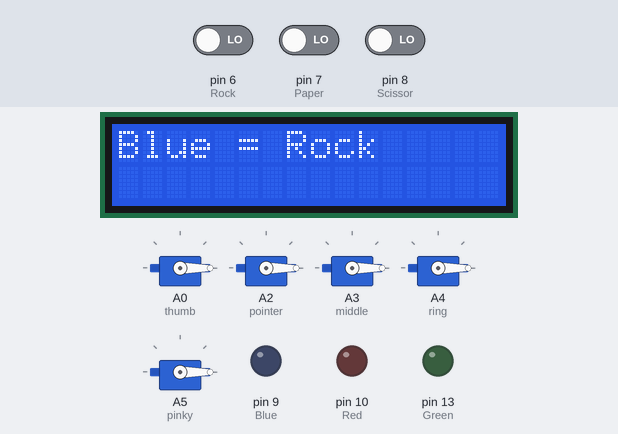
A sketch run on a simulated Arduino Uno, built with avr-gcc and run on an emulated ATmega328P. On the bench: 5 × servo, 16×2 character LCD, output pins drawn as LEDs (lit = HIGH). The test bench sets the inputs (shaded band); at power-on: pin 6 (Rock) LOW, pin 7 (Paper) LOW, pin 8 (Scissor) LOW. Random numbers use the default seed unless the sketch sets one.

Above: at 1.6 s.
At 7.2 s:
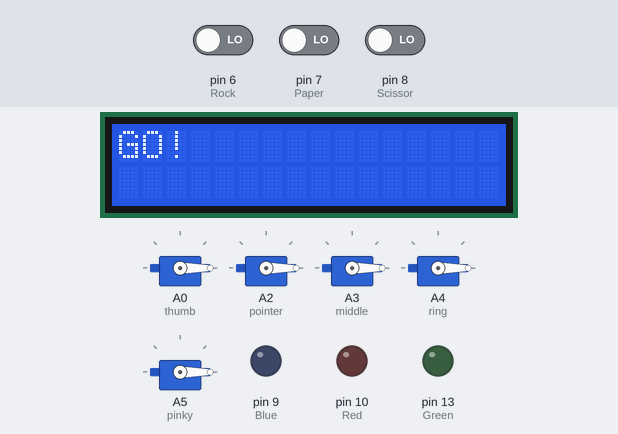
7.3 s: pin 6 (Rock) driven HIGH
At 8.1 s:
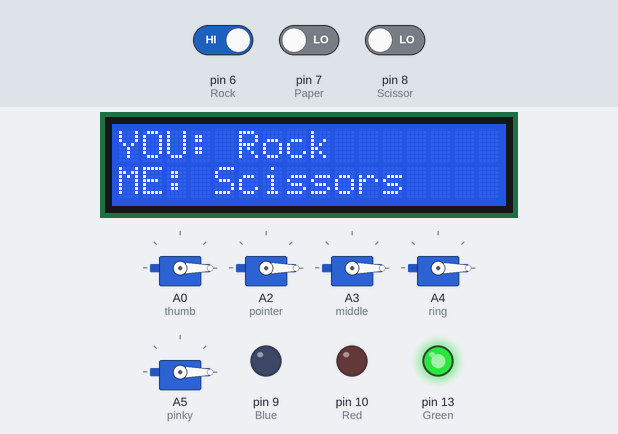
10.3 s: pin 6 (Rock) driven LOW
11.8 s: pin 7 (Paper) driven HIGH
At 12.6 s:
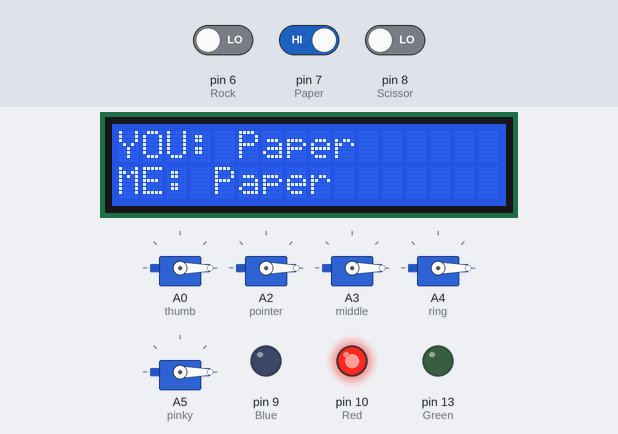
14.8 s: pin 6 (Rock) driven HIGH
At 15.6 s:
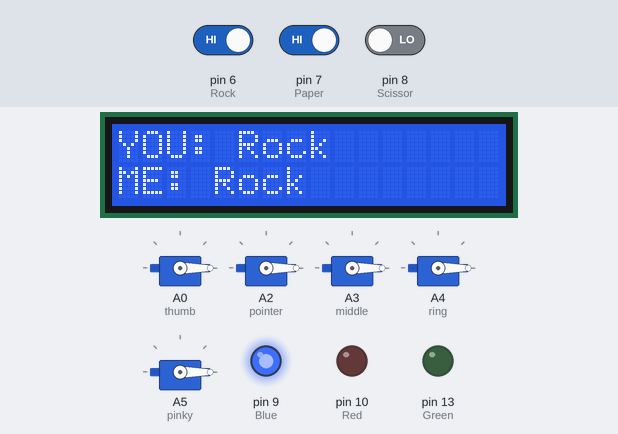
17.3 s: pin 6 (Rock) driven LOW
At 19.5 s:
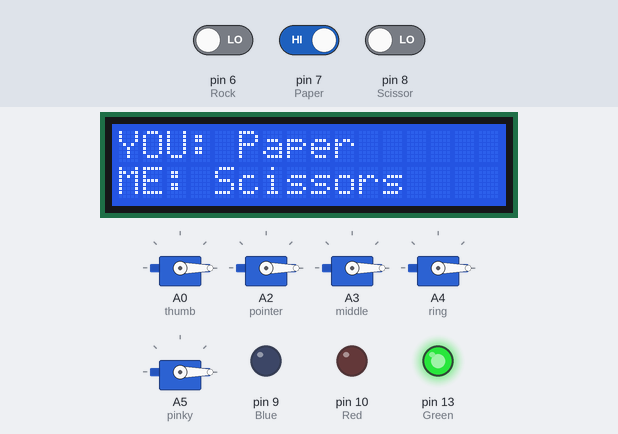
20.3 s: pin 7 (Paper) driven LOW
Timing chart, 0 to 23.3 s (numbered marks = the images above; inputs shaded):
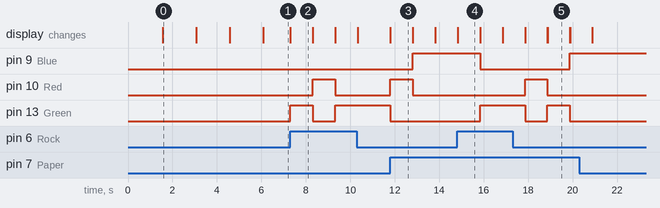

Measured:
- after the input at 7.3 s, pin 10 (Red): LOW → HIGH after 1.0 s, → LOW 1.0 s later; pin 13 (Green): LOW → HIGH at once, → LOW 1.0 s later, → HIGH 1.0 s later; the display: changes at once (image 2)
- after the input at 11.8 s, pin 9 (Blue): LOW → HIGH after 1.0 s; pin 10 (Red): LOW → HIGH at once, → LOW 1.0 s later; pin 13 (Green): HIGH → LOW at once; the display: changes at once (image 3)
- what the display in image 0 shows lasts 1.5 s, from 1.6 s to 3.1 s
- what the display in image 2 shows lasts 1.0 s, from 7.3 s to 8.3 s

The sketch:

Rock__Paper__Scissors.ino
```cpp
#include <LiquidCrystal.h>
#include <Servo.h>
LiquidCrystal lcd(12, 11, 5, 4, 3, 2);
const int Rock = 6;
const int Paper = 7;
const int Scissor = 8;
const int Blue = 9;
const int Red = 10;
const int Green = 13;
int buttonState1 = 0;
int buttonState2 = 0;
int buttonState3 = 0;
long randomNumber;
int arduinoPlayer = 0;
int needArduino = 0;
int needPlayer = 0;
int Player = 0;
int score = 0;
Servo thumb;
Servo pointer;
Servo middle;
Servo ring;
Servo pinky;
void setup() {
  // put your setup code here, to run once:
thumb.attach(A0);
pointer.attach(A2);
middle.attach(A3);
ring.attach(A4);
pinky.attach(A5);
thumb.write(0);
pointer.write(0);
middle.write(0);
ring.write(0);
pinky.write(0);
pinMode(Rock, INPUT);
pinMode(Paper, INPUT);
pinMode(Scissor, INPUT);
pinMode(Blue, OUTPUT);
pinMode(Red, OUTPUT);
pinMode(Green, OUTPUT);
randomSeed(analogRead(A1));
lcd.begin(16, 2);
lcd.setCursor(3,0);
lcd.print("You Wanna");
lcd.setCursor(4,1);
lcd.print("Play Me?");
delay(1500);
lcd.clear();
lcd.print("Blue = Rock");
delay(1500);
lcd.clear();
lcd.print("Red = Paper");
delay(1500);
lcd.clear();
lcd.print("Green = Scissors");
delay(1500);
lcd.clear();
lcd.print("GO!");
}

void loop() {
  // put your main code here, to run repeatedly:
buttonState1 = digitalRead(Rock);
buttonState2 = digitalRead(Paper);
buttonState3 = digitalRead(Scissor);
/*
if (buttonState1 == HIGH) {
  digitalWrite(Blue, HIGH);
  digitalWrite(Red, LOW);
  digitalWrite(Green, LOW);
}

else if (buttonState2 == HIGH) {
  digitalWrite(Red, HIGH);
  digitalWrite(Blue, LOW);
  digitalWrite(Green, LOW);
}

else if (buttonState3 == HIGH) {
  digitalWrite(Green, HIGH);
  digitalWrite(Red, LOW);
  digitalWrite(Blue, LOW);
}
*/


if (needPlayer == 0){

  if (buttonState1 == HIGH) {
    // turn LED on:
    Player = 1;
    needPlayer = 1;
  }
  else if (buttonState2 == HIGH) {
    // turn LED off:
    Player = 2;
    needPlayer = 1;
  }
  else if (buttonState3 == HIGH) {
    // turn LED off:
    Player = 3;
    needPlayer = 1;
  }
}

if (needArduino == 0 and needPlayer == 1){
  randomNumber = random(1,4);
  digitalWrite(Blue, LOW);
  digitalWrite(Red, LOW);
  digitalWrite(Green, LOW);
  if (randomNumber == 1){
    arduinoPlayer = 1;
    needArduino == 1;
    digitalWrite(Blue, HIGH);
    digitalWrite(Red, LOW);
    digitalWrite(Green, LOW);
  }
  else if (randomNumber == 2){
    arduinoPlayer = 2;
    needArduino == 1;
    digitalWrite(Blue, LOW);
    digitalWrite(Red, HIGH);
   digitalWrite(Green, LOW);
  }
  else if (randomNumber == 3){
    arduinoPlayer = 3;
    needArduino == 1;
    digitalWrite(Blue, LOW);
    digitalWrite(Red, LOW);
    digitalWrite(Green, HIGH);
  }
}
 if (arduinoPlayer != 0 && Player != 0) {

    // Decide who won and adjust the score.
    if (arduinoPlayer == 1 && Player == 2 ) {
      score = score + 1;
      lcd.clear();
      lcd.setCursor(0,0);
      lcd.print("YOU: Paper");
      lcd.setCursor(0,1);
      lcd.print("ME: Rock");
      /*
      thumb.write(180);
      pointer.write(180);
      middle.write(180);
      ring.write(180);
      pinky.write(180);*/
      delay(1000);
      lcd.clear();
      lcd.setCursor(0,0);
      lcd.print ("YOU WIN!!");
      lcd.setCursor(0,1);
      lcd.print("Score: ");
      lcd.setCursor(7,1);
      lcd.print(score);
      needArduino = 0;
      needPlayer = 0;
    }

    else if (arduinoPlayer == 2 && Player == 3) {
      score = score + 1;
      lcd.clear();
      lcd.setCursor(0,0);
      lcd.print("YOU: Scissors");
      lcd.setCursor(0,1);
      lcd.print("ME: Paper");
      /*
      thumb.write(0);
      pointer.write(0);
      middle.write(0);
      ring.write(0);
      pinky.write(0);
      */
      delay(1000);
      lcd.clear();
      lcd.setCursor(0,0);
      lcd.print ("YOU WIN!!");
      lcd.setCursor(0,1);
      lcd.print("Score: ");
      lcd.setCursor(7,1);
      lcd.print(score);
      needArduino = 0;
      needPlayer = 0;

    }

    else if (arduinoPlayer == 3 && Player == 1) {
      score = score + 1;
      lcd.clear();
      lcd.setCursor(0,0);
      lcd.print("YOU: Rock");
      lcd.setCursor(0,1);
      lcd.print("ME: Scissors");
      /*
      thumb.write(180);
      pointer.write(0);
      middle.write(0);
      ring.write(180);
      pinky.write(180);
      */
      delay(1000);
      lcd.clear();
      lcd.setCursor(0,0);
      lcd.print ("YOU WIN!!");
      lcd.setCursor(0,1);
      lcd.print("Score: ");
      lcd.setCursor(7,1);
      lcd.print(score);
      needArduino = 0;
      needPlayer = 0;
    }

    else if (arduinoPlayer == 1 && Player == 3) {
      score = score - 1;
      lcd.clear();
      lcd.setCursor(0,0);
      lcd.print("YOU: Scissors");
      lcd.setCursor(0,1);
      lcd.print("ME: Rock");
      /*
      thumb.write(180);
      pointer.write(180);
      middle.write(180);
      ring.write(180);
      pinky.write(180);
      */
      delay(1000);
      lcd.clear();
      lcd.setCursor(0,0);
      lcd.print ("you lose :(");
      lcd.setCursor(0,1);
      lcd.print("Score: ");
      lcd.setCursor(7,1);
      lcd.print(score);
      needArduino = 0;
      needPlayer = 0;
    }

    else if (arduinoPlayer == 2 && Player == 1) {
      score = score - 1;
      lcd.clear();
      lcd.setCursor(0,0);
      lcd.print("YOU: Rock");
      lcd.setCursor(0,1);
      lcd.print("ME: Paper");
      /*
      thumb.write(0);
      pointer.write(0);
      middle.write(0);
      ring.write(0);
      pinky.write(0);
      */
      delay(1000);
      lcd.clear();
      lcd.setCursor(0,0);
      lcd.print ("you lose :(");
      lcd.setCursor(0,1);
      lcd.print("Score: ");
      lcd.setCursor(7,1);
      lcd.print(score);
      needArduino = 0;
      needPlayer = 0;
    }

    else if (arduinoPlayer == 3 && Player == 2) {
      score = score - 1;
      lcd.clear();
      lcd.setCursor(0,0);
      lcd.print("YOU: Paper");
      lcd.setCursor(0,1);
      lcd.print("ME: Scissors");
      /*
      thumb.write(180);
      pointer.write(0);
      middle.write(0);
      ring.write(180);
      pinky.write(180);
      */
      delay(1000);
      lcd.clear();
      lcd.setCursor(0,0);
      lcd.print ("you lose :(");
      lcd.setCursor(0,1);
      lcd.print("Score: ");
      lcd.setCursor(7,1);
      lcd.print(score);
      needArduino = 0;
      needPlayer = 0;
    }

    else if (arduinoPlayer == 3 && Player == 3) {
      score = score;
      lcd.clear();
      lcd.setCursor(0,0);
      lcd.print("YOU: Scissors");
      lcd.setCursor(0,1);
      lcd.print("ME: Scissors");
      /*thumb.write(180);
      pointer.write(0);
      middle.write(0);
      ring.write(180);
      pinky.write(180);
      */
      delay(1000);
      lcd.clear();
      lcd.setCursor(0,0);
      lcd.print ("tie");
      lcd.setCursor(0,1);
      lcd.print("Score: ");
      lcd.setCursor(7,1);
      lcd.print(score);
      needArduino = 0;
      needPlayer = 0;
    }

    else if (arduinoPlayer == 2 && Player == 2) {
      score = score;
      lcd.clear();
      lcd.setCursor(0,0);
      lcd.print("YOU: Paper");
      lcd.setCursor(0,1);
      lcd.print("ME: Paper");
      /*
      thumb.write(0);
      pointer.write(0);
      middle.write(0);
      ring.write(0);
      pinky.write(0);
      */
      delay(1000);
      lcd.clear();
      lcd.setCursor(0,0);
      lcd.print ("tie");
      lcd.setCursor(0,1);
      lcd.print("Score: ");
      lcd.setCursor(7,1);
      lcd.print(score);
      needArduino = 0;
      needPlayer = 0;
    }

    else if (arduinoPlayer == 1 && Player == 1) {
      score = score;
      lcd.clear();
      lcd.setCursor(0,0);
      lcd.print("YOU: Rock");
      lcd.setCursor(0,1);
      lcd.print("ME: Rock");
      /*
      thumb.write(180);
      pointer.write(180);
      middle.write(180);
      ring.write(180);
      pinky.write(180);
      */
      delay(1000);
      lcd.clear();
      lcd.setCursor(0,0);
      lcd.print ("tie");
      lcd.setCursor(0,1);
      lcd.print("Score: ");
      lcd.setCursor(7,1);
      lcd.print(score);
      needArduino = 0;
      needPlayer = 0;
    }

    arduinoPlayer = 0;
    Player = 0;

 }


}
```
